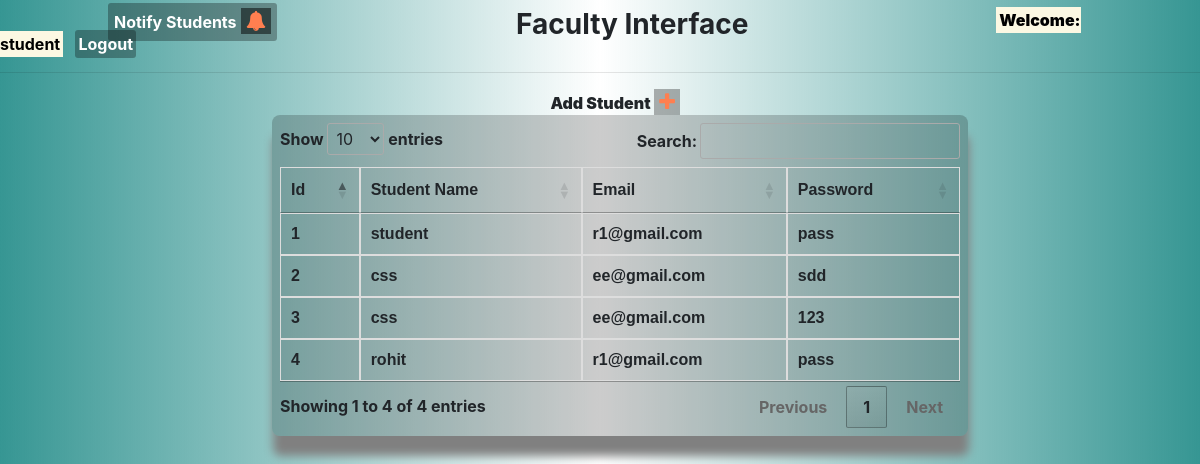
Screenshot of /teacher_home.php (signed in) with the database file from the repository.
### tables this page shows
CREATE TABLE `student` (
  `id` int(30) NOT NULL,
  `name` varchar(50) NOT NULL,
  `email` varchar(50) NOT NULL,
  `password` varchar(50) NOT NULL
);

### teacher_home.php (the view, shortened to what this page needs)
<!DOCTYPE html>
<html>
<head>
	<link rel="stylesheet" href="https://maxcdn.bootstrapcdn.com/bootstrap/4.3.1/css/bootstrap.min.css">
	<link rel="stylesheet" type="text/css" href="https://cdn.datatables.net/1.10.20/css/jquery.dataTables.css">
	<link rel="stylesheet" href="https://cdnjs.cloudflare.com/ajax/libs/font-awesome/4.7.0/css/font-awesome.min.css">
</head>
<body>
	<?php
	echo "<span style='position:absolute; margin-left:9%;'>";
	echo "<a id='notify'  data-toggle='modal' data-target='#myModalnotify'><b>Notify Students</b>  <i class='fa fa-bell' aria-hidden='true' style='color: coral; font-size: 20px;  background-color: rgba(0,0,0,0.5); padding: 3px 5px;'></i></a>";
	echo "</span>";
	echo "	<center><h3><b><span style='position:absolute; margin-left:-7%;'>Faculty Interface</span?</b></h3></center>";
	echo "<span style='position:; margin-left: 83%; '>";
	echo "<mark><b>Welcome: </b>" .$_SESSION["user"]."</mark>";
	echo "</span>";
	echo "<span style='position:relative; margin-left: 1%;'>";
	echo "<a href='logout.php' id='dest'>Logout</a>";
	echo "</span>";
	?>
	<hr>
	<ul>
		<li style="list-style: none;  margin-left: 44%;">
			<a  data-toggle="modal" data-target="#myModalstudent">
				<b>Add Student</b> <i class="fa fa-plus" aria-hidden="true" style="color: coral; font-size: 20px;  background-color: rgba(0,0,0,0.3); padding: 3px 5px;"></i>
			</a></li>
		<?php $conn=mysqli_connect("localhost","root","Toor@123","Msystem");
		$sql="select id, name, email, password from student";
		$result=mysqli_query($conn,$sql);
		?>
		<center>		<div style="width: 60%; padding: 8px; background-color:rgba(0,0,0,0.2); border-radius: 8px; box-shadow:1px 20px 10px grey;">
			<table id="myTablestudent">
				<thead>
					<tr>
						<th>Id</th>
						<th>Student Name</th>
						<th>Email</th>
						<th>Password</th>
					</tr>
				</thead>
				<tbody>
					<?php
					foreach ($result as $row)
					{
						?>
						<tr>
							<td><?php echo $row['id']?></td>
							<td><?php echo $row['name']?></td>
							<td><?php echo $row['email']?></td>
							<td><?php echo $row['password']?></td>
							<?php
						}
						?>
					</tbody>
				</table>
			</div>
		</center>
	</body>
	</html>

### teacher_home.php (style rules this page uses)
body { background: linear-gradient(to right,#369693,transparent,#369693); }
#dest { text-decoration: none; background-color: rgba(0,0,0,0.3); padding: 4px 3px; border-radius: 3px; color: white; font-style: bolder; }
#notify { text-decoration: none; background-color: rgba(0,0,0,0.3); padding: 9px 6px; border-radius: 3px; color: white; font-style: bolder; }
table { font-family: arial, sans-serif; border-collapse: collapse; width: 100%; }
td, th { border: 1px solid #dddddd; text-align: left; padding: 8px; }
tr:nth-child(even) { background-color: #dddddd; }

### rows the page displays
student: id "1", name "student", email "r1@gmail.com", password "pass"
student: id "2", name "css", email "ee@gmail.com", password "sdd"
student: id "3", name "css", email "ee@gmail.com", password "123"
student: id "4", name "rohit", email "r1@gmail.com", password "pass"

### other values shown
$_SESSION["user"] "student"
